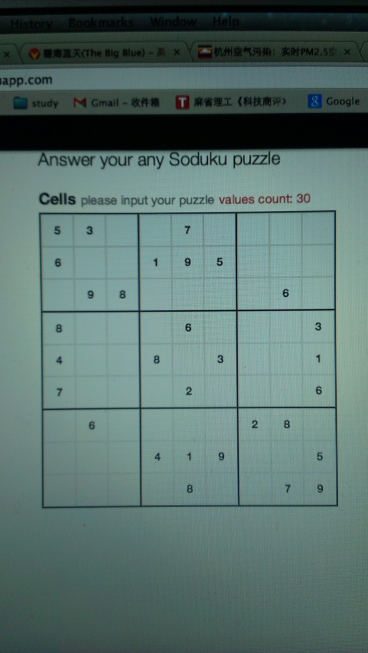
#> input picture python/my_test/opencv/original.jpg, 736 x 1306 px (shown at 1/2 size)
$ python erosion_dilation_example.py
#> lines starting #> are read from the running program, lines starting #| are printed output that depends on the picture
### python/my_test/opencv/cv2_helper.py
import cv2

class Image(object):
    @staticmethod
    def resize_keeping_ratio_by_height(the_image, height=700):
        width = float(height) / the_image.shape[0]
        dim = (int(the_image.shape[1] * width), height)
        return cv2.resize(the_image, dim, interpolation = cv2.INTER_AREA)

### python/my_test/opencv/erosion_dilation_example.py
import cv2
import numpy

import cv2_helper

'''
    the methods which name starts with "__perform_by_" will be invoked when trackbar changes.
    And when you add this type method, the app will show a image for you.
    The __controle__ is the control trackbar.

'''


PERFORM_PREFIX = '__perform_by_'
CONTROL_NAME = '__controle__'

TRACKBAR_1 = 'ELEMENT'
TRACKBAR_2 = 'KERNEL_SIZE'

def __perform_by_erode(the_image, kernel):
    return cv2.erode(the_image, kernel)

def __perform_by_dilate(the_image, kernel):
    return cv2.dilate(the_image, kernel)


# [52 lines left out: functions __controle__, refresh_image, show_window, show_all, not called in this run]

def draw_text(the_image, the_text):
    cv2.putText(the_image, the_text, (20,20), cv2.FONT_HERSHEY_PLAIN, 1.0, (0,255,0))


if __name__ == '__main__':
    from minitest import *
    image_path = './original.jpg'
    color_image = cv2.imread(image_path)
#> color_image is the input picture: shape (1306, 736, 3); mean B, G, R 110.2, 114.8, 90
    gray_image = cv2.imread(image_path, 0)
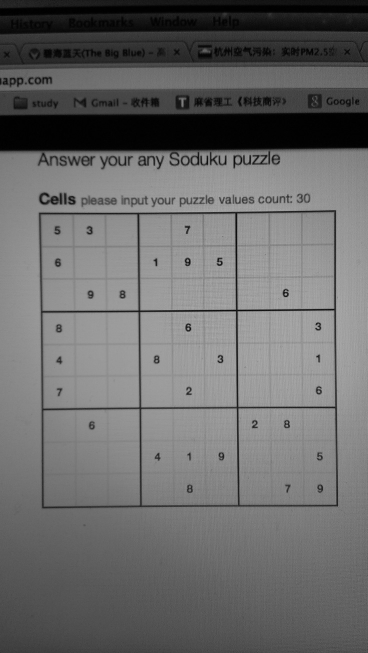
#> gray_image: shape (1306, 736) (shown at 1/2 size); min 0, max 202, mean 106.8
    color_image = cv2_helper.Image.resize_keeping_ratio_by_height(color_image)
#> in resize_keeping_ratio_by_height, `return cv2.resize(the_image, dim, interpolation = cv2.INTER_AREA)`:
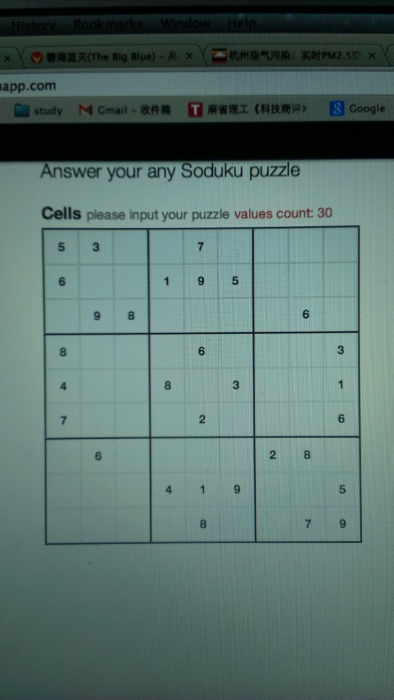
#> returned value: shape (700, 394, 3); mean of channels 0, 1, 2 110.2, 114.8, 90; drawn as B, G, R
    gray_image = cv2_helper.Image.resize_keeping_ratio_by_height(gray_image)
#> call 2 of resize_keeping_ratio_by_height, with height = 700
#> in resize_keeping_ratio_by_height (call 2), `return cv2.resize(the_image, dim, interpolation = cv2.INTER_AREA)`:
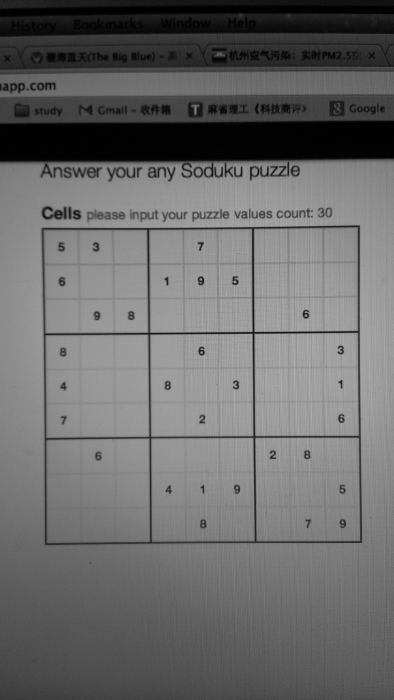
#> returned value: shape (700, 394); min 0, max 174, mean 106.8

#> (the run stopped early here; a loop or call above may not have finished)
